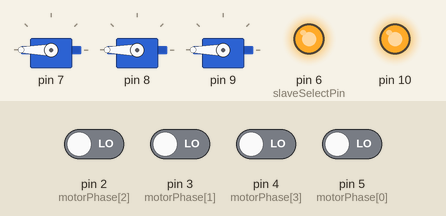
The sketch below on a simulated Arduino Uno, built with avr-gcc and run on an emulated ATmega328P. Parts: 3 × servo, output pins drawn as LEDs (lit = HIGH). Inputs (shaded band) come from the test bench; at power-on: pin 2 (motorPhase[2]), pin 3 (motorPhase[1]), pin 4 (motorPhase[3]), pin 5 (motorPhase[0]) LOW. What the sketch prints to the serial monitor is not drawn.

Above: at 32.05 s.
At 32.45 s:
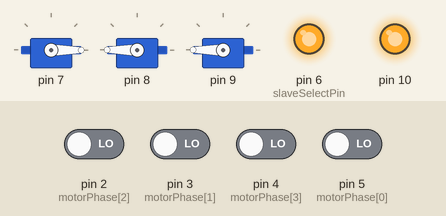
At 32.9 s:
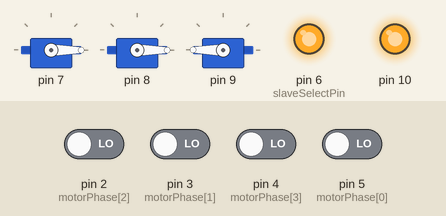
At 34.25 s:
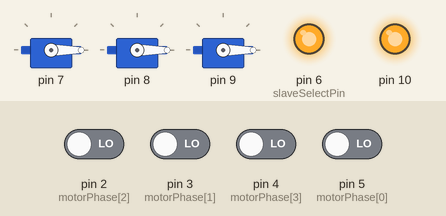
At 35.95 s:
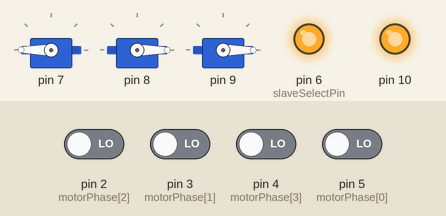
At 36.5 s:
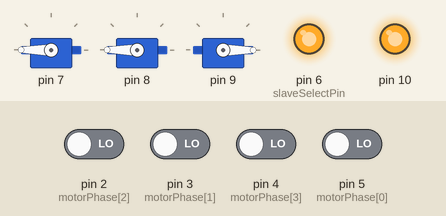
Timing chart, 0 to 38.3 s (numbered marks = the images above):
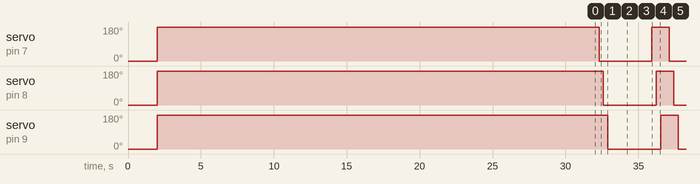

Measured:
- by itself, servo on pin 7–9: repeats every 4.8 s: 0° 3.6 s, 180° 1.2 s

The sketch:

hemolysis_voltage_test.ino
```cpp
#include <SPI.h>
#include <Servo.h>

Servo motorServo[4];  // create servo object to control a servo

volatile unsigned long motorStartTime[4] = {0,0,0,0}, motor2FakeStartTime = 0;
volatile unsigned long motorPeriod[4], motor2FakePeriod;
volatile int motorCurrentPhase[4];
volatile int motorLastPhase[4] = {LOW,LOW,LOW,LOW};

int pressure;
unsigned long motorPeriodAvg[4];
unsigned long motorPeriodN[4];
int motorThrottle[4] = {80,80,80,80};
int motorStoppedN[4] = {0,0,0,0};
int motorAdjustment[4];

int motorPhase[4] = {5,3,2,4};

const int slaveSelectPin = 6;    // set pin 6 as the slave select for the digital pot:

void setup () {

  pinMode (slaveSelectPin, OUTPUT);   // set the slaveSelectPin as an output:

  SPI.setClockDivider (SPI_CLOCK_DIV2); //check to see if this is necessary
  SPI.begin ();

  for (int i=0; i<3; i++) {
    pinMode (motorPhase[i], INPUT);
    digitalPotWrite (i, 100);
    motorServo[i].attach (i+7);
    motorServo[i].write (0);
  }

  delay (2000);

  for (int A=80; A<260; A+=30) {

  for (int i=0; i<3; i++)
    digitalPotWrite (i, A);

  Serial.begin(9600);      // open the serial port at 9600 bps:

  for (int channel = 0; channel < 4; channel++)
    motorServo[channel].write(180);

  Serial.print("LOOK NOW for setting ");
  Serial.print(A);

  delay (5000);

  Serial.println("STOP LOOKING!");
  }
  InitialiseInterrupt();
}

void loop () {

  Serial.println ();

  for (int channel = 0; channel < 4; channel++) {

        motorPeriodAvg[channel] = 0;
        motorPeriodN[channel] = 0;

        for (int i = 0; i < 150; i++) {
          if ((motorPeriod[channel] > 300) && (motorPeriod[channel] < 8000)) {
            motorPeriodAvg[channel] += motorPeriod[channel];
            motorPeriodN[channel]++;
            motorPeriod[channel] = -1;
          }
        delay(2);
        }

        if (motorPeriodN[channel] < 50) {
          Serial.print ("M");
          Serial.print (channel);
          Serial.print (": [stop (");
          Serial.print (motorStoppedN[channel]++);
          Serial.print (")] \t");
          motorServo[channel].write(0);
          if (motorStoppedN[channel] > 3) {
            motorThrottle[channel] = 80;
            motorServo[channel].write(180);
            motorStoppedN[channel] = 0;
          }
        }
        else {
          motorPeriodAvg[channel] = motorPeriodAvg[channel] / motorPeriodN[channel];
          motorAdjustment[channel] = (motorPeriodAvg[channel] - 900) / 8;  //8 is working well for 60krpm, expect 16 for 35krpm
          motorThrottle[channel] += motorAdjustment[channel];
          if (motorThrottle[channel] < 70) motorThrottle[channel] = 60;
          if (motorThrottle[channel] > 180) motorThrottle[channel] = 180;
          digitalPotWrite(channel, motorThrottle[channel]);

          Serial.print ("M");
          Serial.print (channel);
          Serial.print (": [");
          Serial.print (motorPeriodAvg[channel]);
          Serial.print (", ");
          Serial.print (motorThrottle[channel]);
          Serial.print ("] \t");
        }

  }

}

void InitialiseInterrupt () {
  cli();		// switch interrupts off while messing with their settings
  PCICR =0x04;          // Enable PCINT2 (Port D - PCINT[23:16]) interrupt
  PCMSK2 = 0b00111100;  // b2 is D2; b3 is D3; b4 is D4; b5 is D5
  sei();		// turn interrupts back on
}

void digitalPotWrite (int address, int value) {
  // take the SS pin low to select the chip:
  digitalWrite(slaveSelectPin,LOW);
  //  send in the address and value via SPI:
  SPI.transfer(address);
  SPI.transfer(value);
  // take the SS pin high to de-select the chip:
  digitalWrite(slaveSelectPin,HIGH);
}

ISR (PCINT2_vect) {

  motor2FakePeriod = micros () - motor2FakeStartTime;
  motor2FakeStartTime = micros ();

  for (int i=0; i<4; i++) {

    motorCurrentPhase[i] = digitalRead (motorPhase[i]);
    if ((motorLastPhase[i] == HIGH) && (motorCurrentPhase[i] == LOW)) {
      motorPeriod[i] = micros () - motorStartTime[i];
      motorStartTime[i] = micros ();
    }
    motorLastPhase[i] = motorCurrentPhase[i];

  }
}
```
